Frame 1 (no input): blank canvas, image omitted
Frame 60 (no input): blank canvas, image omitted
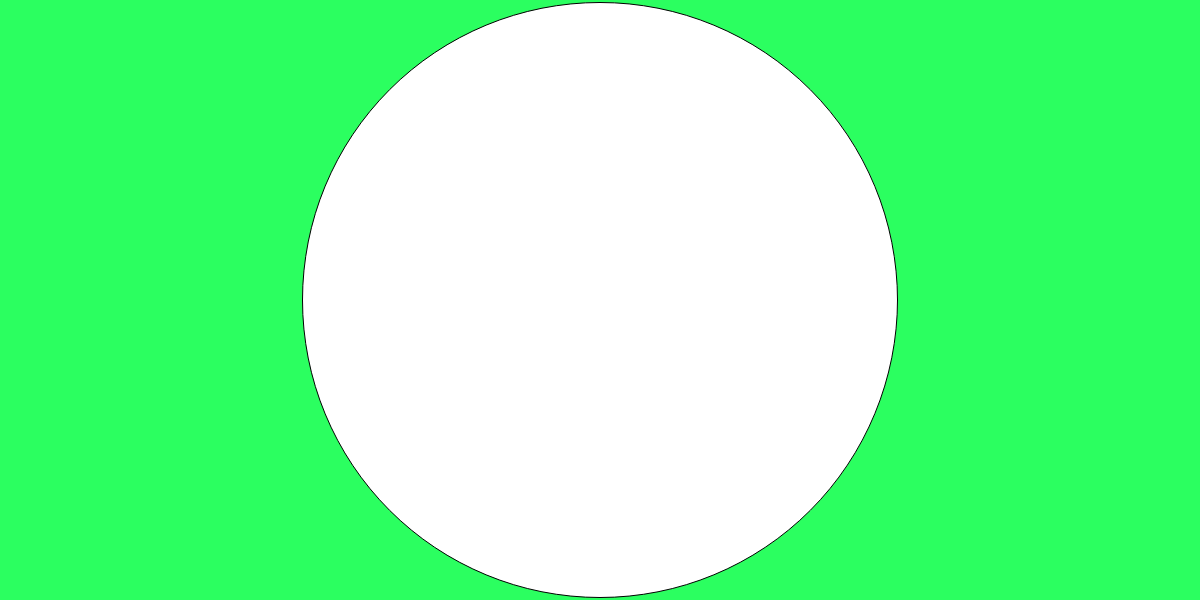
Frame 120 (the mouse pressed at the canvas centre since frame 60)

The p5.js sketch whose frames 1 and 60 were blank and that drew this single picture after the mouse press (run headless with seeded random() and noise() and a simulated clock; from frame 60 on, the mouse is pressed at the canvas centre):

// p5.js sketch
// ── sketch.js
var circle_min = 10;
var circle_max;

function setup() {
    createCanvas( windowWidth, 600 );

    // find the max circle size
    // in relation to the width of the canvas
    circle_max = width - 20;
}

function draw() {
    background( 'rgb(43, 255, 96)' );

    // map mouseX to the size of a circle
    var circle_size = map( mouseX, 0, width, circle_min, circle_max );

    // draw a circle, based on mouseX
    fill(255);
    ellipse( width/2, height/2, circle_size );
}
